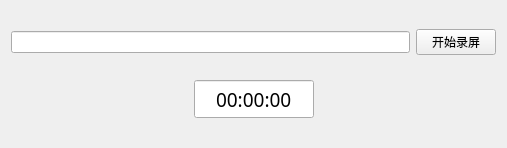
<?xml version="1.0" encoding="UTF-8"?>
<ui version="4.0">
 <class>Widget</class>
 <widget class="QWidget" name="Widget">
  <property name="geometry">
   <rect>
    <x>0</x>
    <y>0</y>
    <width>507</width>
    <height>148</height>
   </rect>
  </property>
  <property name="windowTitle">
   <string>Widget</string>
  </property>
  <layout class="QGridLayout" name="gridLayout">
   <item row="0" column="0">
    <layout class="QHBoxLayout" name="horizontalLayout">
     <item>
      <widget class="QLineEdit" name="line_path"/>
     </item>
     <item>
      <widget class="QPushButton" name="but_open">
       <property name="text">
        <string>开始录屏</string>
       </property>
      </widget>
     </item>
    </layout>
   </item>
   <item row="1" column="0">
    <layout class="QHBoxLayout" name="horizontalLayout_2">
     <item>
      <spacer name="horizontalSpacer">
       <property name="orientation">
        <enum>Qt::Horizontal</enum>
       </property>
       <property name="sizeHint" stdset="0">
        <size>
         <width>40</width>
         <height>20</height>
        </size>
       </property>
      </spacer>
     </item>
     <item>
      <widget class="QTimeEdit" name="timeEdit">
       <property name="minimumSize">
        <size>
         <width>120</width>
         <height>40</height>
        </size>
       </property>
       <property name="font">
        <font>
         <family>黑体</family>
         <pointsize>14</pointsize>
         <weight>50</weight>
         <bold>false</bold>
        </font>
       </property>
       <property name="alignment">
        <set>Qt::AlignCenter</set>
       </property>
       <property name="buttonSymbols">
        <enum>QAbstractSpinBox::NoButtons</enum>
       </property>
       <property name="displayFormat">
        <string>HH:mm:ss</string>
       </property>
      </widget>
     </item>
     <item>
      <spacer name="horizontalSpacer_2">
       <property name="orientation">
        <enum>Qt::Horizontal</enum>
       </property>
       <property name="sizeHint" stdset="0">
        <size>
         <width>40</width>
         <height>20</height>
        </size>
       </property>
      </spacer>
     </item>
    </layout>
   </item>
  </layout>
 </widget>
 <resources/>
 <connections/>
</ui>
